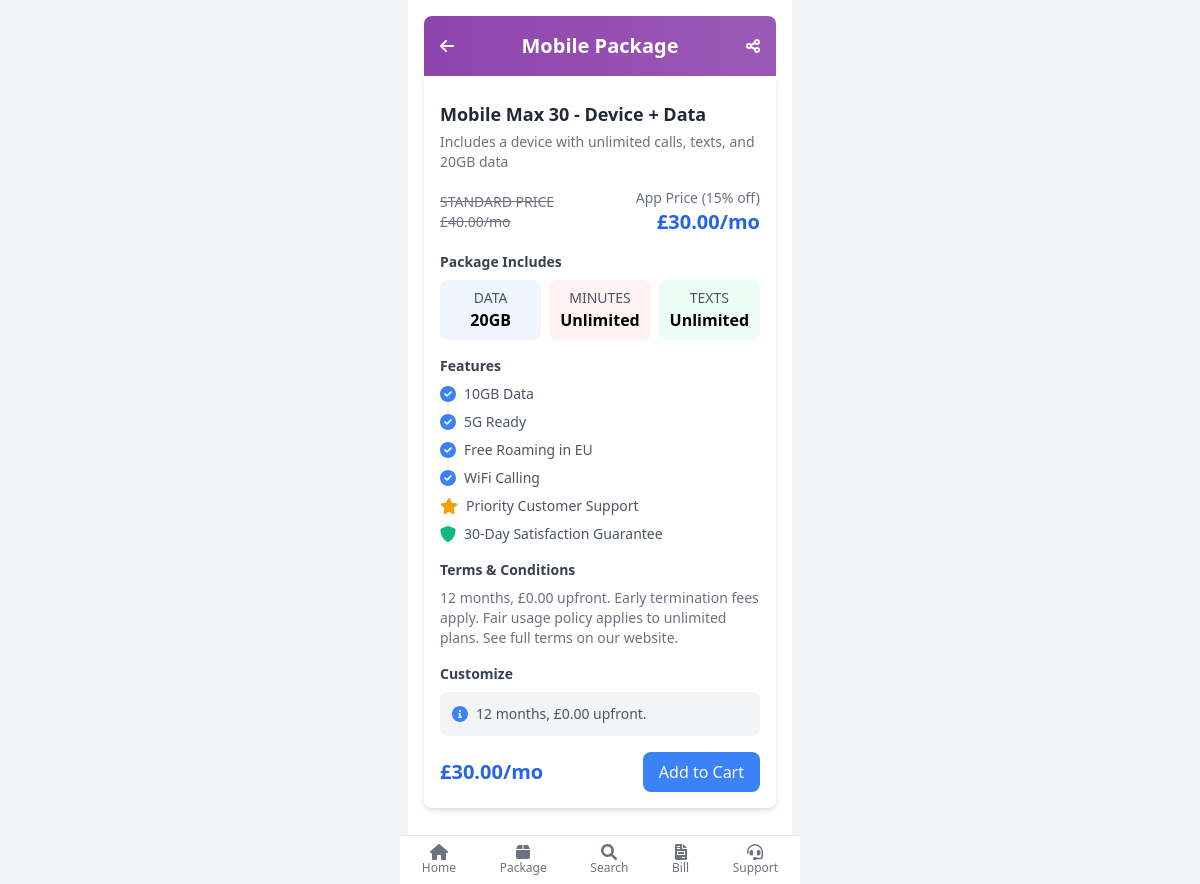
The app's page /package-details.php?id=1 with its own data.
### tables this page shows
CREATE TABLE `package` (
  `PackageID` int(11) NOT NULL,
  `PackageName` varchar(255) NOT NULL,
  `Description` text DEFAULT NULL,
  `Type` enum('Mobile','Broadband','Tablet','Custom') NOT NULL,
  `Price` decimal(10,2) NOT NULL,
  `FreeMinutes` int(11) DEFAULT 0,
  `FreeSMS` int(11) DEFAULT 0,
  `FreeGB` float DEFAULT 0,
  `old_price` int(11) NOT NULL,
  `Contract` varchar(255) DEFAULT NULL,
  `IsPopular` tinyint(1) DEFAULT 0,
  `DownloadSpeed` int(11) DEFAULT NULL,
  `UploadSpeed` int(11) DEFAULT NULL,
  `SetupFee` decimal(10,2) DEFAULT NULL,
  `Brand` varchar(100) DEFAULT NULL,
  `Rating` float DEFAULT NULL,
  `UpfrontCost` decimal(11,0) NOT NULL,
  `img` varchar(255) DEFAULT NULL
);

### package-details.php (called while the page is built, shortened)
<?php
include './Include/database.php';
include './models/Package.php';
include './models/MobileFeature.php';
$packageId = isset($_GET['id']) ? (int)$_GET['id'] : 0;
$package = new Package($pdo);
$package->PackageID = $packageId;
$package->readOne();
$alreadyInCart = false;
$features = [];
if ($package->Type === 'Mobile') {
    $mobileFeature = new MobileFeature($pdo);
    $features = $mobileFeature->getFeaturesByPackageId($packageId);
} elseif ($package->Type === 'Broadband') {
    $broadbandFeature = new BroadbandFeature($pdo);
    $features = $broadbandFeature->getFeaturesByPackageId($packageId);
} elseif ($package->Type === 'Tablet') {
    $tabletFeature = new TabletFeature($pdo);
    $features = $tabletFeature->getFeaturesByPackageId($packageId);
}
include './templates/package-details.html.php';
include './layout-mobile.html.php';

### models/Package.php (called while the page is built, shortened)
<?php
class Package {
    private $conn;
    private $table_name = "package";
    public $PackageID;
    public function __construct($db) {
        $this->conn = $db;
    }
    public function readOne() {
        $query = "SELECT * FROM " . $this->table_name . " WHERE PackageID = ?";
        $stmt = $this->conn->prepare($query);
        $stmt->bindParam(1, $this->PackageID);
        $stmt->execute();
        $row = $stmt->fetch(PDO::FETCH_ASSOC);
        if ($row) {
            $this->PackageName = $row['PackageName'];
            $this->Description = $row['Description'];
            $this->Type = $row['Type'];
            $this->Price = $row['Price'];
            $this->FreeGB = $row['FreeGB'];
            $this->old_price = $row['old_price'];
            $this->Contract = $row['Contract'];
            $this->UpfrontCost = $row['UpfrontCost'];
        } else {
            echo "⚠️ No package found for ID: {$this->PackageID}<br>";
        }
    }
}
?>

### models/MobileFeature.php (called while the page is built, shortened)
<?php
class MobileFeature {
    private $conn;
    private $table_name = "mobile_features";
    public function __construct($db) {
        $this->conn = $db;
    }
    public function getFeaturesByPackageId($packageId) {
        $query = "SELECT Feature FROM " . $this->table_name . " WHERE PackageID = :packageId";
        $stmt = $this->conn->prepare($query);
        $stmt->execute(['packageId' => $packageId]);
        return $stmt->FetchAll(PDO::FETCH_COLUMN);
    }
}
?>

### templates/package-details.html.php (the view, shortened to what this page needs)
<?php
$headerGradient = 'gradient-purple';
$headerTitle = 'Mobile Package';
?>
<div class="p-4">
    <div class="<?= htmlspecialchars($headerGradient) ?> text-white p-4 rounded-t-lg">
        <div class="flex justify-between items-center">
            <a href="homepages.php">
                <i class="fas fa-arrow-left text-white"></i>
            </a>
            <h1 class="text-xl font-bold"><?= htmlspecialchars($headerTitle) ?></h1>
            <i class="fas fa-share-alt text-white"></i>
        </div>
    </div>
    <div class="bg-white p-4 rounded-b-lg shadow-md">
        <h2 class="text-lg font-semibold text-gray-800 mt-2"><?= htmlspecialchars($package->PackageName) ?></h2>
        <p class="text-sm text-gray-500 mt-1"><?= htmlspecialchars($package->Description) ?: 'No description available.' ?></p>
        <div class="flex justify-between items-center mt-4">
            <div>
                <p class="text-sm text-gray-500 line-through">STANDARD PRICE<br>£<?= number_format($package->old_price, 2) ?>/mo</p>
            </div>
            <div class="text-right">
                <p class="text-sm text-gray-500">App Price (15% off)</p>
                <p class="text-xl font-bold text-blue-600">£<?= number_format($package->Price, 2) ?>/mo</p>
            </div>
        </div>
        <?php if ($package->Type === 'Mobile'): ?>
            <div class="mt-4">
                <h3 class="text-sm font-semibold text-gray-700">Package Includes</h3>
                <div class="grid grid-cols-3 gap-2 mt-2">
                    <div class="bg-blue-50 p-2 rounded-lg text-center">
                        <p class="text-sm text-gray-600">DATA</p>
                        <p class="text-base font-semibold"><?= in_array('Unlimited Data', $features) ? 'Unlimited' : htmlspecialchars($package->FreeGB) . 'GB' ?></p>
                    </div>
                    <div class="bg-red-50 p-2 rounded-lg text-center">
                        <p class="text-sm text-gray-600">MINUTES</p>
                        <p class="text-base font-semibold"><?= in_array('Unlimited Minutes', $features) ? 'Unlimited' : htmlspecialchars($package->FreeMinutes) ?></p>
                    </div>
                    <div class="bg-green-50 p-2 rounded-lg text-center">
                        <p class="text-sm text-gray-600">TEXTS</p>
                        <p class="text-base font-semibold"><?= in_array('Unlimited Texts', $features) ? 'Unlimited' : htmlspecialchars($package->FreeSMS) ?></p>
                    </div>
                </div>
            </div>
        <?php endif; ?>
        <div class="mt-4">
            <h3 class="text-sm font-semibold text-gray-700">Features</h3>
            <ul class="mt-2 space-y-2">
                <?php foreach ($features as $feature): ?>
                    <?php if (!in_array($feature, ['Unlimited Data', 'Unlimited Minutes', 'Unlimited Texts'])): ?>
                        <li class="flex items-center">
                            <i class="fas fa-check-circle text-blue-500 mr-2"></i>
                            <span class="text-sm text-gray-600"><?= htmlspecialchars($feature) ?></span>
                        </li>
                    <?php endif; ?>
                <?php endforeach; ?>
                <li class="flex items-center">
                    <i class="fas fa-star text-yellow-500 mr-2"></i>
                    <span class="text-sm text-gray-600">Priority Customer Support</span>
                </li>
                <li class="flex items-center">
                    <i class="fas fa-shield-alt text-green-500 mr-2"></i>
                    <span class="text-sm text-gray-600">30-Day Satisfaction Guarantee</span>
                </li>
            </ul>
        </div>
        <div class="mt-4">
            <h3 class="text-sm font-semibold text-gray-700">Terms & Conditions</h3>
            <p class="text-sm text-gray-500 mt-2">
                <?= htmlspecialchars($package->Contract) ?>, £<?= number_format($package->UpfrontCost, 2) ?> upfront. Early termination fees apply. Fair usage policy applies to unlimited plans. See full terms on our website.
            </p>
        </div>
        <div class="mt-4">
            <h3 class="text-sm font-semibold text-gray-700">Customize</h3>
            <div class="mt-2 p-3 bg-gray-100 rounded-lg">
                <div class="flex items-center">
                    <i class="fas fa-info-circle text-blue-500 mr-2"></i>
                    <span class="text-sm text-gray-600"><?= htmlspecialchars($package->Contract) ?>, £<?= number_format($package->UpfrontCost, 2) ?> upfront.</span>
                </div>
            </div>
        </div>
        <div class="mt-4 flex justify-between items-center">
            <p class="text-xl font-bold text-blue-600">£<?= number_format($package->Price, 2) ?>/mo</p>
            <?php if ($alreadyInCart): ?>
                <button class="bg-gray-400 text-white px-4 py-2 rounded-lg cursor-not-allowed" disabled>Package type added</button>
            <?php else: ?>
                <a href="cart.php?action=add&id=<?= $package->PackageID ?>" class="bg-blue-500 text-white px-4 py-2 rounded-lg hover:bg-blue-600">Add to Cart</a>
            <?php endif; ?>
        </div>
    </div>
</div>

### layout-mobile.html.php (style rules this page uses)
.gradient-purple { background: linear-gradient(90deg, #8e44ad 0%, #9b59b6 100%); }
html, body { height: 100%; margin: 0; }

### records on screen
package: PackageName "Mobile Max 30 - Device + Data", Description "Includes a device with unlimited calls, texts, and 20GB data", old_price "40.00", Price "30.00", FreeGB "20", Contract "12 months", UpfrontCost "0.00"

### other values on screen
$headerTitle "Mobile Package"
$feature "10GB Data"
$feature "5G Ready"
$feature "Free Roaming in EU"
$feature "WiFi Calling"
